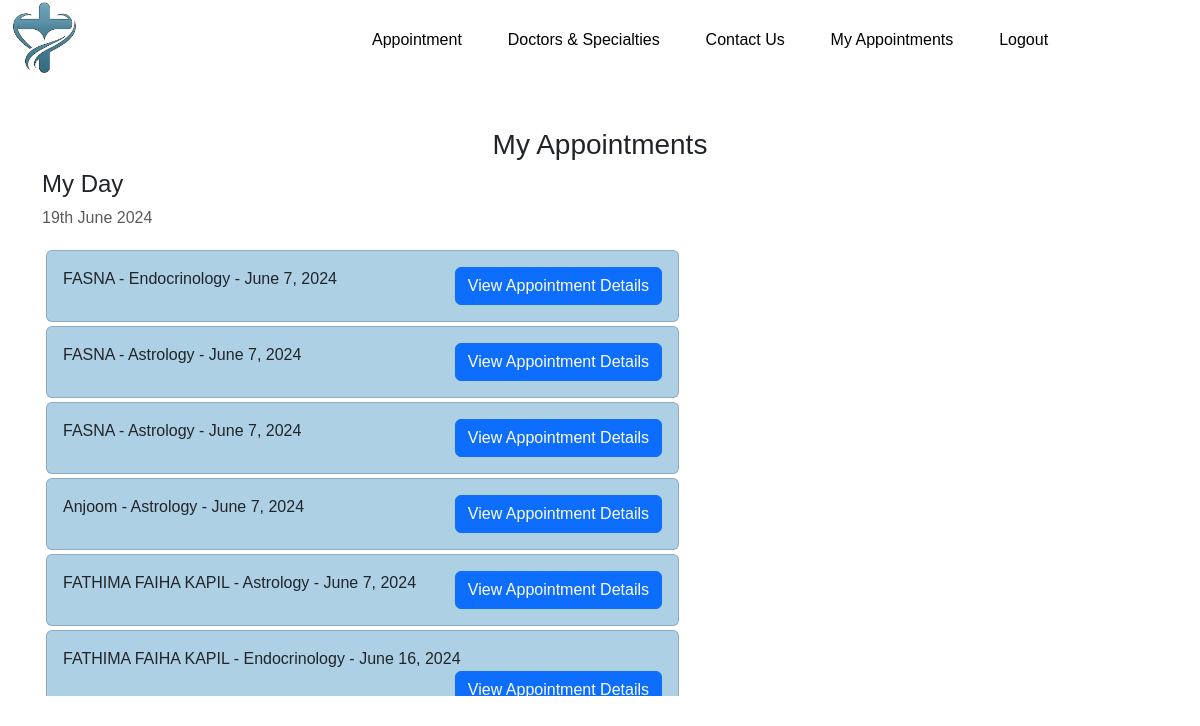
/my-appointment (signed in), run on an earlier commit of the app's database.
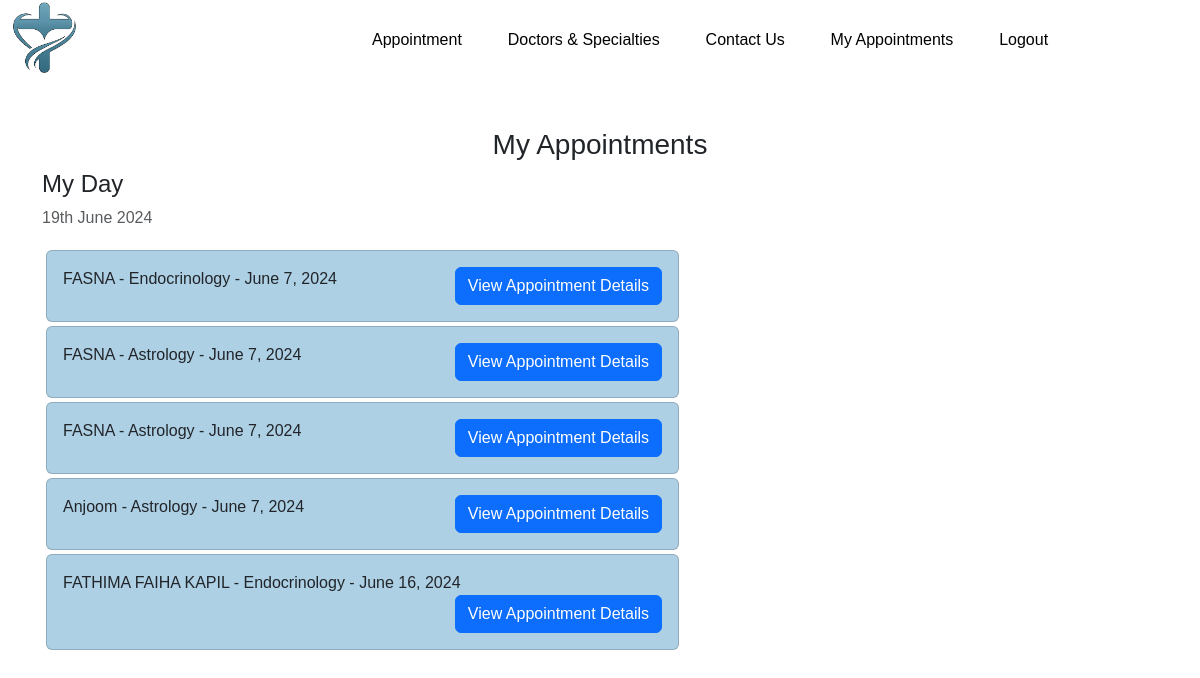
And on a later commit of the database.
### Hospital_app/models.py (models this page shows, shortened)
class Appointment(models.Model):
    GENDER = [
        ('other', 'Other'),
        ('male', 'Male'),
        ('female', 'Female'),
    ]
    user = models.ForeignKey(User, on_delete=models.CASCADE)
    first_name = models.CharField(max_length=100)
    last_name = models.CharField(max_length=100, default='')
    email = models.EmailField(max_length=100, default='')
    phone = models.IntegerField(max_length=10, default=9404733748)
    department = models.ForeignKey(Department, on_delete=models.CASCADE, default=False)
    doctor = models.ForeignKey(Doctor, on_delete=models.CASCADE,  default=False)
    date = models.DateField(auto_now_add=True)
    gender = models.CharField(max_length=10, choices=GENDER, default='other')
    is_completed = models.BooleanField(default=False)
    is_cancelled = models.BooleanField(default=False)
    status = models.BooleanField(default=True)
    billed = models.BooleanField(default=False)

### hospital_admin/models.py (models this page shows)
class Doctor(models.Model):
    doctor_name = models.CharField(max_length=100)
    department = models.ForeignKey(Department, on_delete=models.CASCADE, default=False)
    qualification = models.CharField(max_length=100)
    from_day = models.CharField(max_length=20)
    to_day = models.CharField(max_length=20)
    timing_from = models.CharField(max_length=20)
    timing_to = models.CharField(max_length=20)
    image = models.ImageField(upload_to="doctor", blank=False)
    def __str__(self):
        return f"{self.doctor_name}"

class Department(models.Model):
    name = models.CharField(max_length=100)
    image = models.ImageField(upload_to="department", blank=False)
    def __str__(self):
        return f"{self.name}"

### Hospital_app/views.py (the view)
# urls.py: path('my-appointment', views.my_appointments, name='my-appointment'),
@login_required
def my_appointments(request):
    user = request.user
    appointment = Appointment.objects.filter(user=user)
    return render(request, 'my_appointments.html', {'appointment': appointment})

### templates/my_appointments.html (shortened to what this page needs)
<!DOCTYPE html>
{% load static %}
<html lang="en">
<head>
    <link href="https://cdn.jsdelivr.net/npm/bootstrap@5.3.0-alpha1/dist/css/bootstrap.min.css" rel="stylesheet">
    <link rel="stylesheet" href="https://cdnjs.cloudflare.com/ajax/libs/font-awesome/4.7.0/css/font-awesome.min.css">
    <link rel="stylesheet" href="{% static 'styles.css' %}">
</head>
<body>
<div id="nav-div" class="clearfix">
    <div class="nav-image-div">
        <a href="/" id="img-a"><img src="{% static 'images/logo.png' %}" alt="" id="img-nav"></a>
    </div>
    <div class="nav-nav-div">
        <a href="{% url 'appointment' %}">Appointment</a>
        <a href="{% url 'specialties' %}">Doctors & Specialties</a>
        <a href="/#message_us">Contact Us</a>
        {% if user.is_authenticated %}
        <a href="{% url 'my-appointment' %}">My Appointments</a>
        {% endif %}
        {% if user.is_authenticated %}
        <a href="{% url 'logout' %}">Logout</a>
        {% else %}
        <a href="{% url 'signup' %}">Login</a>
        {% endif %}
    </div>
</div>
    <div class="container">
        <h3 class="pt-5 text-center">My Appointments</h3>
        <div class="row">
            <h4>My Day</h4>
            <p class="text-muted">{% now "jS F Y" %}</p>
            <div class="col-md-7 col-lg-7" style="height: 450px; overflow:scroll;">
                {% for i in appointment %}
                <div class="card m-1" style="background-color:#AED0E5;">
                    <div class="card-body">
                       {{i.doctor}} - {{i.department}} - {{i.date}}
                        <span style="position: relative; float: right;">
                            <a href="{% url 'appointment_full_view' i.pk %}" class="btn btn-primary">View Appointment Details</a>
                        </span>
                    </div>
                </div>
                {% endfor %}
            </div>
        </div>
        </div>
</body>
</html>

### static/styles.css (style rules this page uses)
body { margin:0; padding:0; box-sizing:border-box; text-decoration:none; font-family: Arial, Helvetica, sans-serif; }
#nav-div { width:100%; max-height:80px; line-height:80px; text-decoration: none; }
.nav-image-div { padding-left:10px; float:left; width:30%; min-height:50px; max-height:80px; line-height:80px; }
.nav-nav-div { float:right; width:69%; text-decoration: none; max-height:80px; line-height:80px; color:black; }
.nav-nav-div a { color:black; text-decoration: none; margin-right:5%; }
.nav-image-div a { color:black; text-decoration:none; display:inline-block; }
.clearfix::after { content:""; display:block; clear:both; }
#img-nav { display:block; max-width:100px; max-height:75px; }

What changed in the data, as far as the page shows it:
removed Appointment: doctor "FATHIMA FAIHA KAPIL", department "Astrology", date "June 7, 2024"
